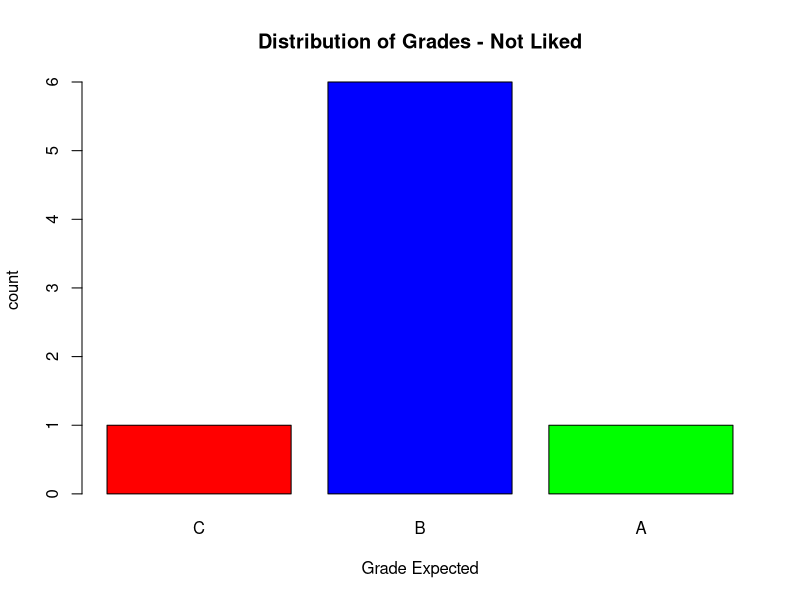
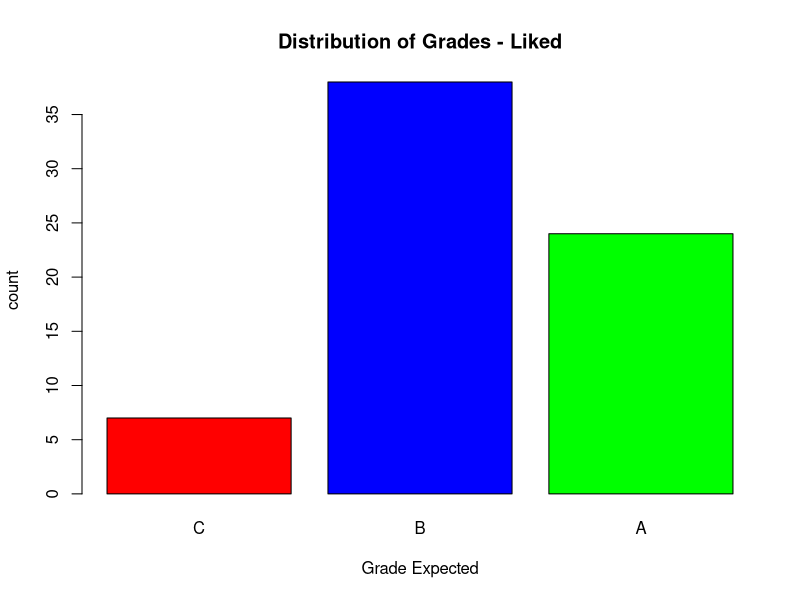
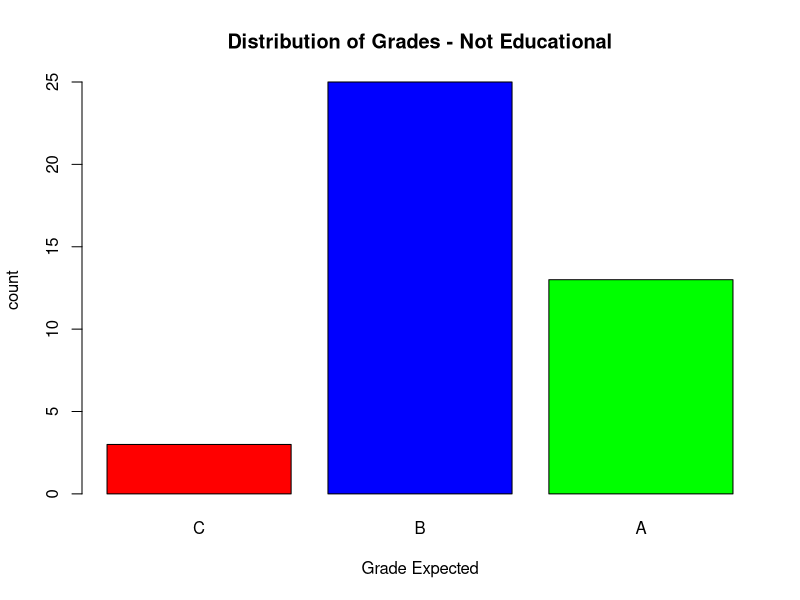
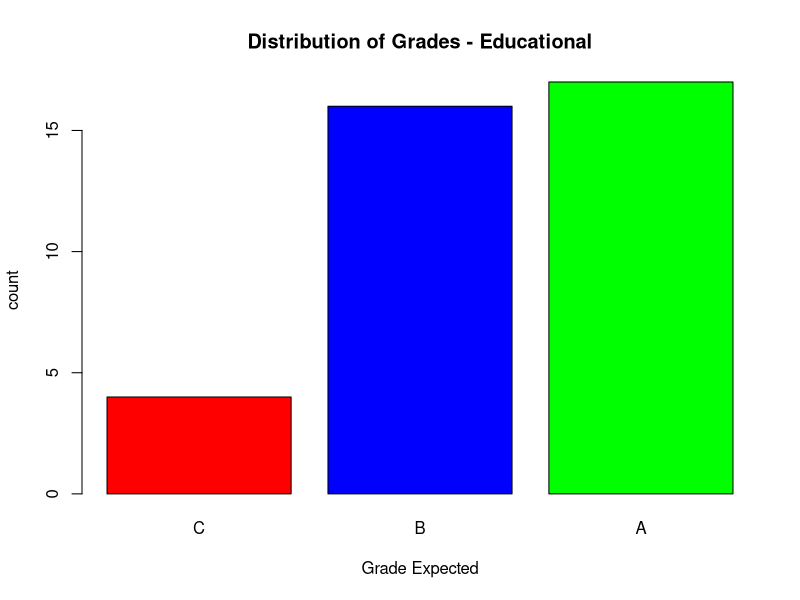

R code for these plots, in order:
## ---- chunk 1
# Read in the csv file 
video_df <- read.csv('video_fixed.csv')
# removes the last row (all NA values)
video_df <- video_df[-nrow(video_df),]
video_df
## ---- chunk 2
# Clean video multiple df
#read in csv file
video_multiple_df <- read.csv('video_multiple_fixed.csv')
#sets first row as col names
colnames(video_multiple_df) <- video_multiple_df[1,]
#removes the first row
video_multiple_df <- video_multiple_df[-1, ] 
video_multiple_df
## ---- chunk 3
# Clean video_df
video_df$like[video_df$like==99] <- NA
video_df$where[video_df$where==99] <- NA
video_df$freq[video_df$freq==99] <- NA
video_df$busy[video_df$busy==99] <- NA
video_df$educ[video_df$educ==99] <- NA
video_df$math[video_df$math==99] <- NA
video_df$work[video_df$work==99] <- NA
video_df$cdrom[video_df$cdrom==99] <- NA
## ---- chunk 4
#SCENARIO 6
#split into not played (5 and 1)
not_liked = video_df[video_df$like == 1 | video_df$like == 5,]
#split into played (2, 3, 4)
liked = video_df[video_df$like==2|video_df$like==2|video_df$like==3,]
barplot(table(not_liked$grade),names.arg=c('C','B','A'),col = c('red','blue','green') ,main= 'Distribution of Grades - Not Liked', border=TRUE,
        xlab='Grade Expected', ylab='count')
barplot(table(liked$grade),names.arg=c('C','B','A'),col = c('red','blue','green') ,main= 'Distribution of Grades - Liked', border=TRUE,
        xlab='Grade Expected', ylab='count')

## ---- chunk 5
educ1 = video_df[video_df$educ==1,]
educ0 = video_df[video_df$educ==0,]
   
barplot(table(educ0$grade),names.arg=c('C','B','A'),col = c('red','blue','green') ,main= 'Distribution of Grades - Not Educational', border=TRUE,
        xlab='Grade Expected', ylab='count')
barplot(table(educ1$grade),names.arg=c('C','B','A'),col = c('red','blue','green') ,main= 'Distribution of Grades - Educational', border=TRUE,
        xlab='Grade Expected', ylab='count')

